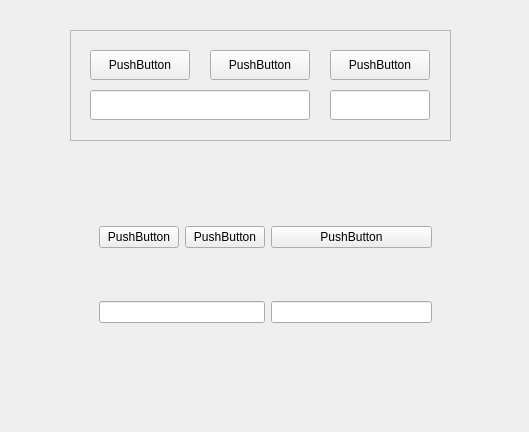
<?xml version="1.0" encoding="UTF-8"?>
<ui version="4.0">
 <class>MainWindow</class>
 <widget class="QMainWindow" name="MainWindow">
  <property name="geometry">
   <rect>
    <x>0</x>
    <y>0</y>
    <width>529</width>
    <height>432</height>
   </rect>
  </property>
  <property name="windowTitle">
   <string>MainWindow</string>
  </property>
  <widget class="QWidget" name="centralwidget">
   <widget class="QFrame" name="frame">
    <property name="geometry">
     <rect>
      <x>70</x>
      <y>30</y>
      <width>381</width>
      <height>111</height>
     </rect>
    </property>
    <property name="frameShape">
     <enum>QFrame::StyledPanel</enum>
    </property>
    <property name="frameShadow">
     <enum>QFrame::Raised</enum>
    </property>
    <widget class="QPushButton" name="pushButton">
     <property name="geometry">
      <rect>
       <x>20</x>
       <y>20</y>
       <width>100</width>
       <height>30</height>
      </rect>
     </property>
     <property name="text">
      <string>PushButton</string>
     </property>
    </widget>
    <widget class="QPushButton" name="pushButton_2">
     <property name="geometry">
      <rect>
       <x>140</x>
       <y>20</y>
       <width>100</width>
       <height>30</height>
      </rect>
     </property>
     <property name="text">
      <string>PushButton</string>
     </property>
    </widget>
    <widget class="QPushButton" name="pushButton_3">
     <property name="geometry">
      <rect>
       <x>260</x>
       <y>20</y>
       <width>100</width>
       <height>30</height>
      </rect>
     </property>
     <property name="text">
      <string>PushButton</string>
     </property>
    </widget>
    <widget class="QLineEdit" name="lineEdit">
     <property name="geometry">
      <rect>
       <x>20</x>
       <y>60</y>
       <width>220</width>
       <height>30</height>
      </rect>
     </property>
    </widget>
    <widget class="QLineEdit" name="lineEdit_2">
     <property name="geometry">
      <rect>
       <x>260</x>
       <y>60</y>
       <width>100</width>
       <height>30</height>
      </rect>
     </property>
    </widget>
   </widget>
   <widget class="QFrame" name="gridFrame">
    <property name="geometry">
     <rect>
      <x>90</x>
      <y>170</y>
      <width>351</width>
      <height>211</height>
     </rect>
    </property>
    <layout class="QGridLayout" name="gridLayout">
     <item row="0" column="1">
      <widget class="QPushButton" name="pushButton_5">
       <property name="text">
        <string>PushButton</string>
       </property>
      </widget>
     </item>
     <item row="0" column="2">
      <widget class="QPushButton" name="pushButton_6">
       <property name="text">
        <string>PushButton</string>
       </property>
      </widget>
     </item>
     <item row="1" column="0" colspan="2">
      <widget class="QLineEdit" name="lineEdit_3"/>
     </item>
     <item row="0" column="0">
      <widget class="QPushButton" name="pushButton_4">
       <property name="text">
        <string>PushButton</string>
       </property>
      </widget>
     </item>
     <item row="1" column="2">
      <widget class="QLineEdit" name="lineEdit_4"/>
     </item>
    </layout>
   </widget>
  </widget>
 </widget>
 <resources/>
 <connections/>
</ui>
